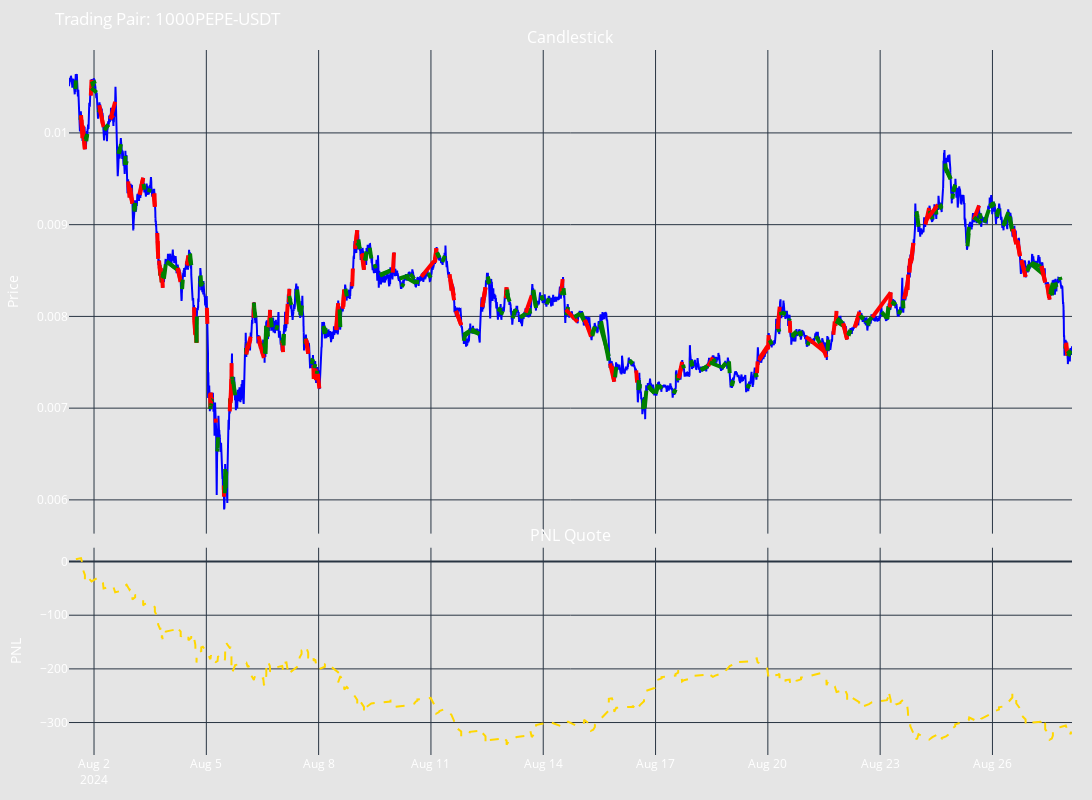

The cell this chart's notebook holds for it:
### Code cell
# Let's see what is inside the backtesting results
print(backtesting_result.get_results_summary())
backtesting_result.get_backtesting_figure()
